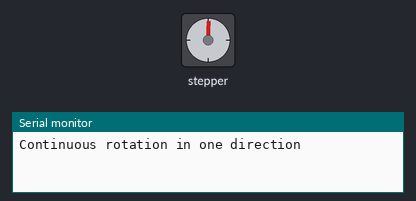
Bench run of a sketch on a simulated Arduino Uno, built with avr-gcc and run on an emulated ATmega328P. Shown: stepper motor, the last lines printed to the serial monitor. Stepper angles assume 100 steps per turn.

Above: at 0.15 s.
At 9.79 s:
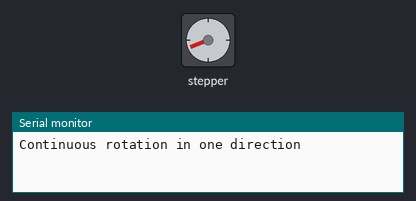
At 19.74 s:
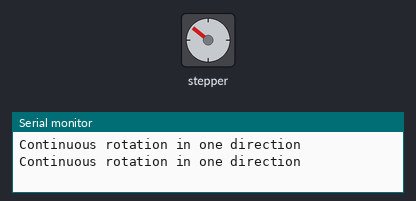
At 39.63 s:
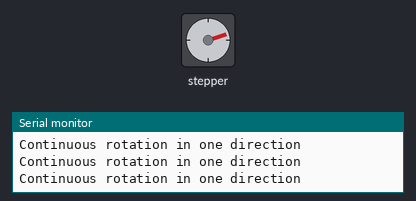
Timing chart, 0 to 40.0 s (numbered marks = the images above):
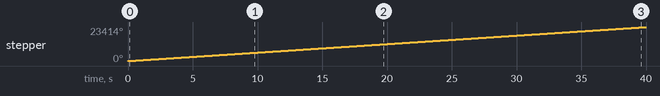

Measured:
- by itself, stepper: keeps turning clockwise at about 585°/s

The sketch:

stteper_motor_conveyor_belt.ino
```cpp
#include <AFMotor.h>

const int steps_per_rev = 100; // Set to 200 for NEMA 17 and set to 48 for 28BYJ-48
const int steps_per_cycle = 2000; // Number of steps for each cycle
const int speed = 100; // Speed of the motor

// Motor connected with port1 (M1 and M2)
AF_Stepper motor(steps_per_rev, 1);

void setup() {
  Serial.begin(115200);
  motor.setSpeed(speed);  // Set the speed for continuous rotation
}

void loop() {
  Serial.println("Continuous rotation in one direction");

  // Rotate continuously in one direction
  motor.step(steps_per_cycle, FORWARD, SINGLE); // Adjust the number of steps as needed
  delay(1); // Short delay to allow for continuous movement
}
```
